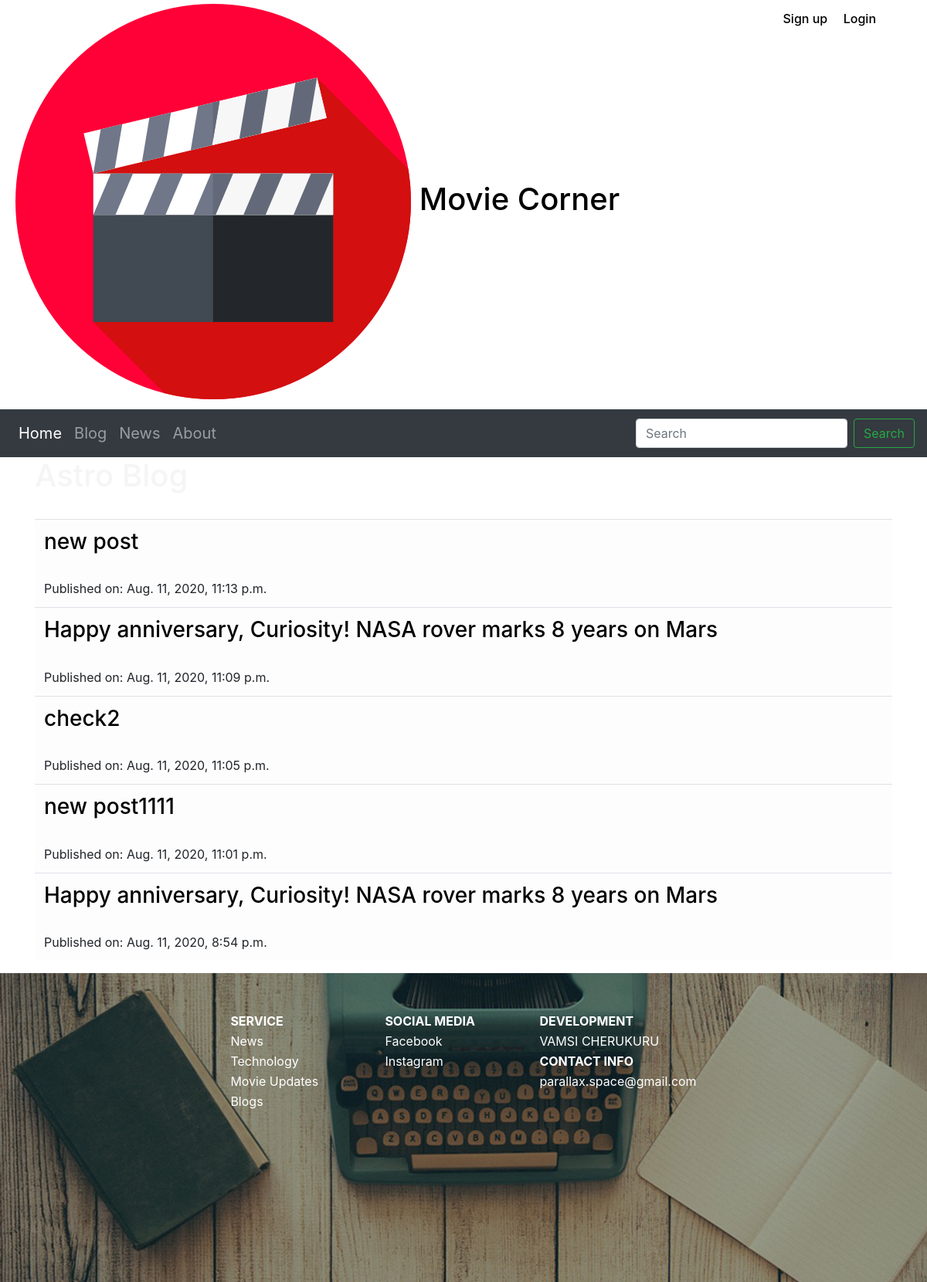
Page /astroblog on the committed database.
### blog/models.py (models this page shows, shortened)
class BlogPost(models.Model):
    author = models.ForeignKey('auth.User',on_delete=models.CASCADE,default='auth.User')
    Title = models.CharField(max_length=256)
    Description = RichTextField()
    post_date = models.DateTimeField(auto_now_add=True)

### blog/views.py (the view)
# urls.py: path('astroblog', views.AstroBlog.as_view(), name='astroblog'),
class AstroBlog(ListView):
    model = models.BlogPost
    context_object_name = 'post_list'
    queryset = models.BlogPost.objects.order_by('-post_date')
    template_name = 'astroblog.html'

### templates/astroblog.html (shortened to what this page needs)
{% extends 'base.html' %}
{% load static %}
    {% block body_block %}
    <div class="container">
<h1 style="color: whitesmoke;">  Astro Blog</h1>
<br>
<table class="table table-light">
    <tbody>
        {% for post in post_list %}
      <tr>
        <td><a href="{% url 'blog:post_detail' pk=post.pk %}"><h3 style="color: black;">
          {{post.Title}}
        </h3></a>
        <br>
        Published on:
        {{post.post_date}}
        </td>
        <td><img src="{{post.photo.url}}" alt="" width="100px;"></td>
      </tr>
      {% endfor %}
    </tbody>
  </table>
</div>
{% endblock %}

### rows in the picture
BlogPost: Title "new post", post_date "Aug. 11, 2020, 11:13 p.m."
BlogPost: Title "Happy anniversary, Curiosity! NASA rover marks 8 years on Mars", post_date "Aug. 11, 2020, 11:09 p.m."
BlogPost: Title "check2", post_date "Aug. 11, 2020, 11:05 p.m."
BlogPost: Title "new post1111", post_date "Aug. 11, 2020, 11:01 p.m."
BlogPost: Title "Happy anniversary, Curiosity! NASA rover marks 8 years on Mars", post_date "Aug. 11, 2020, 8:54 p.m."
